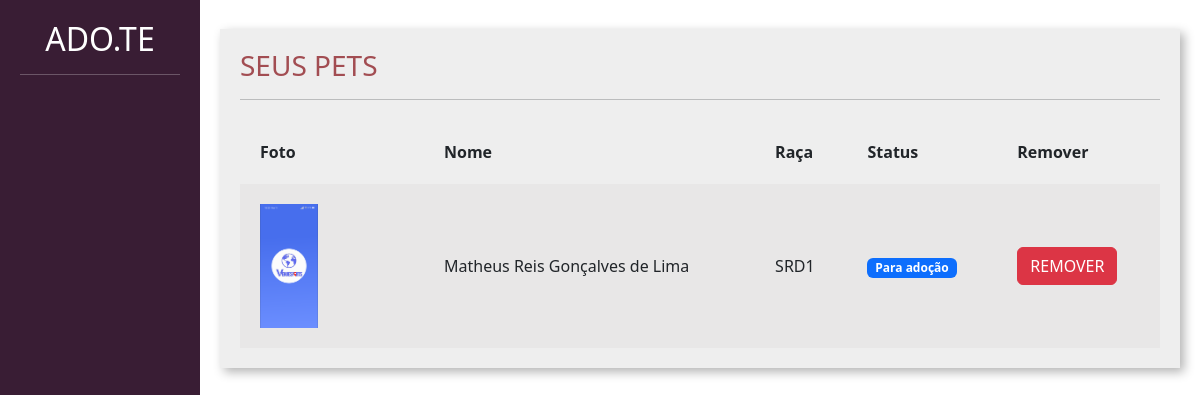
Before: /divulgar/seus_pets/ (signed in) with the older database file.
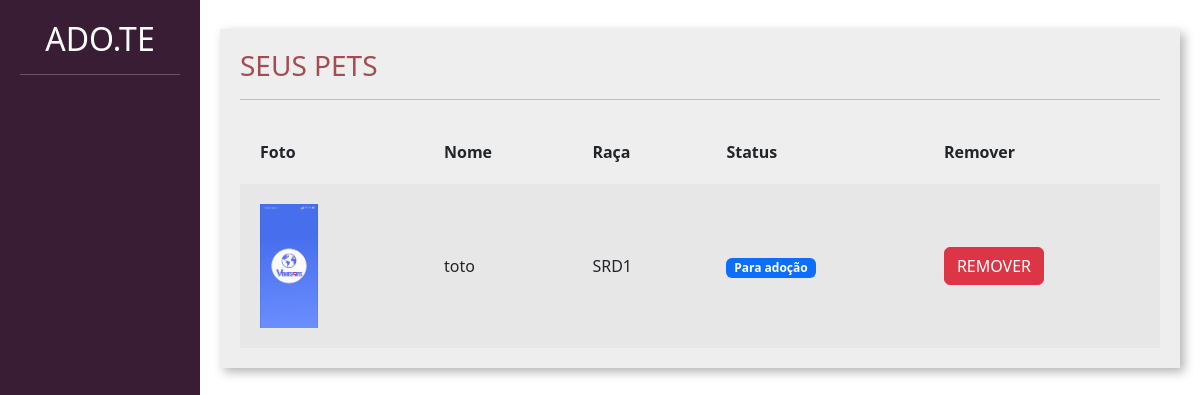
After: the same page with the newer database file.
### divulgar/models.py (models this page shows, shortened)
class Pet(models.Model):
    choices_status = (('P','Para adoção'),
                      ('A','Adotado'))
    usuario = models.ForeignKey(User, on_delete=models.DO_NOTHING)
    foto = models.ImageField(upload_to="fotos_pets")
    nome = models.CharField(max_length=100)
    descricao = models.TextField()
    estado = models.CharField(max_length=50)
    cidade = models.CharField(max_length=50)
    telefone = models.CharField(max_length=50)
    tags = models.ManyToManyField(Tag)
    raca = models.ForeignKey(Raca, on_delete=models.DO_NOTHING)
    status = models.CharField(max_length=1, choices=choices_status, default='P')

class Raca(models.Model):
    raca = models.CharField(max_length=50)
    def __str__(self):
        return self.raca

### divulgar/views.py (the view)
# urls.py: path('seus_pets/', views.seus_pets, name="seus_pets"),
@login_required
def seus_pets(request):
    if request.method == "GET":
        pets = Pet.objects.filter(usuario=request.user)
        return render(request, 'seus_pets.html', {'pets': pets})

### divulgar/templates/seus_pets.html (shortened to what this page needs)
{% load static %}
<!doctype html>
<html lang="pt-BR">
    <head>
    <link href="https://cdn.jsdelivr.net/npm/bootstrap@5.3.0-alpha1/dist/css/bootstrap.min.css" rel="stylesheet">
    <link href="{% static 'usuarios/css/cadastro.css' %}" rel="stylesheet">
    <link href="{% static 'divulgar/css/novo_pet.css' %}" rel="stylesheet">
    <link href="{% static 'divulgar/css/seus_pet.css' %}" rel="stylesheet">
    </head>
    <body>
        <div class="container-fluid">
            <div class="row">
                <div class="col-md-2 bg-side sidebar">
                    <h2>ADO.TE</h2>
                    <hr>
                </div>
                <div class="col-md">
                    <div class="wrapper">
                        <div class="box width80">
                            <h3 class="font-vinho">SEUS PETS</h3>
                            <hr>
                             <table class="tabela" cellpadding="20">
                                <tr>
                                    <th>Foto</th>
                                    <th>Nome</th>
                                    <th>Raça</th>
                                    <th>Status</th>
                                    <th>Remover</th>
                                </tr>
                                    {% for pet in pets%}
                                    <tr class="tabela-linha">
                                        <td width="20%">
                                            <img width="40%" src="{{pet.foto.url}}">
                                        </td>
                                        <td>
                                            {{pet.nome}}
                                        </td>
                                        <td>
                                            {{pet.raca}}
                                        </td>
                                        <td>
                                            {% if pet.status == "P" %}
                                            <span class="badge text-bg-primary">Para adoção</span>
                                            {% elif pet.status == "A" %}
                                            <span class="badge text-bg-success">Adotado</span>
                                            {% endif%}
                                        </td>
                                        <td>
                                            <a href="{% url 'remover_pet' pet.id %}" class="btn btn-danger">REMOVER</a>
                                        </td>
                                    </tr>
                                    {% endfor %}
                            </table>
                        </div>
                    </div>
                </div>
            </div>
        </div>
    </body>
</html>

Changed rows visible on the page:
changed Pet "SRD1": nome "Matheus Reis Gonçalves de Lima" → "toto"
